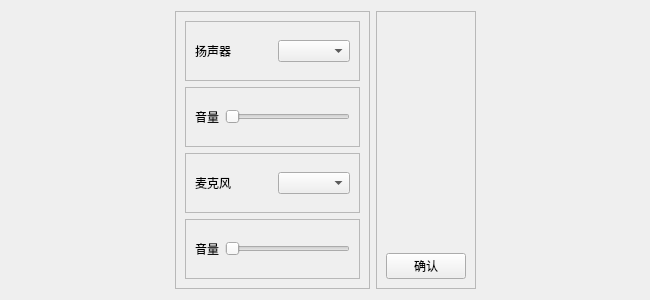
<?xml version="1.0" encoding="UTF-8"?>
<ui version="4.0">
 <class>RedioSetting</class>
 <widget class="QWidget" name="RedioSetting">
  <property name="geometry">
   <rect>
    <x>0</x>
    <y>0</y>
    <width>650</width>
    <height>300</height>
   </rect>
  </property>
  <property name="windowTitle">
   <string>Form</string>
  </property>
  <layout class="QHBoxLayout" name="horizontalLayout_5">
   <item>
    <spacer name="horizontalSpacer">
     <property name="orientation">
      <enum>Qt::Horizontal</enum>
     </property>
     <property name="sizeHint" stdset="0">
      <size>
       <width>40</width>
       <height>0</height>
      </size>
     </property>
    </spacer>
   </item>
   <item>
    <widget class="QFrame" name="frame_5">
     <property name="frameShape">
      <enum>QFrame::StyledPanel</enum>
     </property>
     <property name="frameShadow">
      <enum>QFrame::Raised</enum>
     </property>
     <layout class="QVBoxLayout" name="verticalLayout">
      <item>
       <widget class="QFrame" name="frame">
        <property name="frameShape">
         <enum>QFrame::StyledPanel</enum>
        </property>
        <property name="frameShadow">
         <enum>QFrame::Raised</enum>
        </property>
        <layout class="QHBoxLayout" name="horizontalLayout">
         <item>
          <widget class="QLabel" name="label">
           <property name="text">
            <string>扬声器</string>
           </property>
          </widget>
         </item>
         <item>
          <spacer name="horizontalSpacer_4">
           <property name="orientation">
            <enum>Qt::Horizontal</enum>
           </property>
           <property name="sizeHint" stdset="0">
            <size>
             <width>40</width>
             <height>20</height>
            </size>
           </property>
          </spacer>
         </item>
         <item>
          <widget class="QComboBox" name="redioComboBox"/>
         </item>
        </layout>
       </widget>
      </item>
      <item>
       <widget class="QFrame" name="frame_2">
        <property name="frameShape">
         <enum>QFrame::StyledPanel</enum>
        </property>
        <property name="frameShadow">
         <enum>QFrame::Raised</enum>
        </property>
        <layout class="QHBoxLayout" name="horizontalLayout_2">
         <item>
          <widget class="QLabel" name="label_2">
           <property name="text">
            <string>音量</string>
           </property>
          </widget>
         </item>
         <item>
          <widget class="QSlider" name="redionSlider">
           <property name="orientation">
            <enum>Qt::Horizontal</enum>
           </property>
          </widget>
         </item>
        </layout>
       </widget>
      </item>
      <item>
       <widget class="QFrame" name="frame_3">
        <property name="frameShape">
         <enum>QFrame::StyledPanel</enum>
        </property>
        <property name="frameShadow">
         <enum>QFrame::Raised</enum>
        </property>
        <layout class="QHBoxLayout" name="horizontalLayout_4">
         <item>
          <widget class="QLabel" name="label_3">
           <property name="text">
            <string>麦克风</string>
           </property>
          </widget>
         </item>
         <item>
          <spacer name="horizontalSpacer_3">
           <property name="orientation">
            <enum>Qt::Horizontal</enum>
           </property>
           <property name="sizeHint" stdset="0">
            <size>
             <width>40</width>
             <height>20</height>
            </size>
           </property>
          </spacer>
         </item>
         <item>
          <widget class="QComboBox" name="micoComBox"/>
         </item>
        </layout>
       </widget>
      </item>
      <item>
       <widget class="QFrame" name="frame_4">
        <property name="frameShape">
         <enum>QFrame::StyledPanel</enum>
        </property>
        <property name="frameShadow">
         <enum>QFrame::Raised</enum>
        </property>
        <layout class="QHBoxLayout" name="horizontalLayout_3">
         <item>
          <widget class="QLabel" name="label_5">
           <property name="text">
            <string>音量</string>
           </property>
          </widget>
         </item>
         <item>
          <widget class="QSlider" name="microlSlider">
           <property name="orientation">
            <enum>Qt::Horizontal</enum>
           </property>
          </widget>
         </item>
        </layout>
       </widget>
      </item>
     </layout>
    </widget>
   </item>
   <item>
    <widget class="QFrame" name="frame_6">
     <property name="frameShape">
      <enum>QFrame::StyledPanel</enum>
     </property>
     <property name="frameShadow">
      <enum>QFrame::Raised</enum>
     </property>
     <layout class="QVBoxLayout" name="verticalLayout_2">
      <item>
       <spacer name="verticalSpacer">
        <property name="orientation">
         <enum>Qt::Vertical</enum>
        </property>
        <property name="sizeHint" stdset="0">
         <size>
          <width>0</width>
          <height>40</height>
         </size>
        </property>
       </spacer>
      </item>
      <item>
       <widget class="QPushButton" name="pushButton">
        <property name="text">
         <string>确认</string>
        </property>
       </widget>
      </item>
     </layout>
    </widget>
   </item>
   <item>
    <spacer name="horizontalSpacer_2">
     <property name="orientation">
      <enum>Qt::Horizontal</enum>
     </property>
     <property name="sizeHint" stdset="0">
      <size>
       <width>40</width>
       <height>0</height>
      </size>
     </property>
    </spacer>
   </item>
  </layout>
 </widget>
 <resources/>
 <connections/>
</ui>
